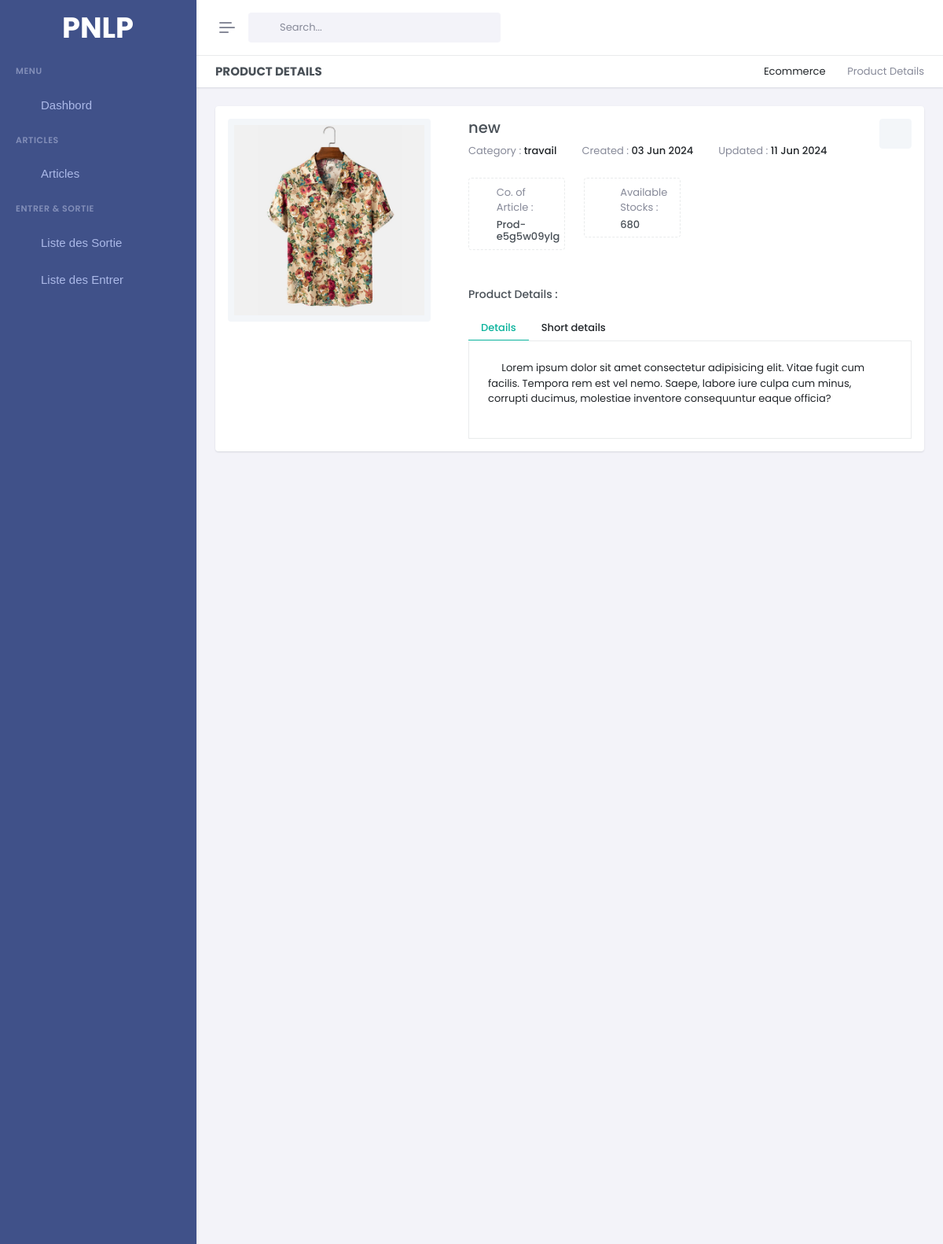
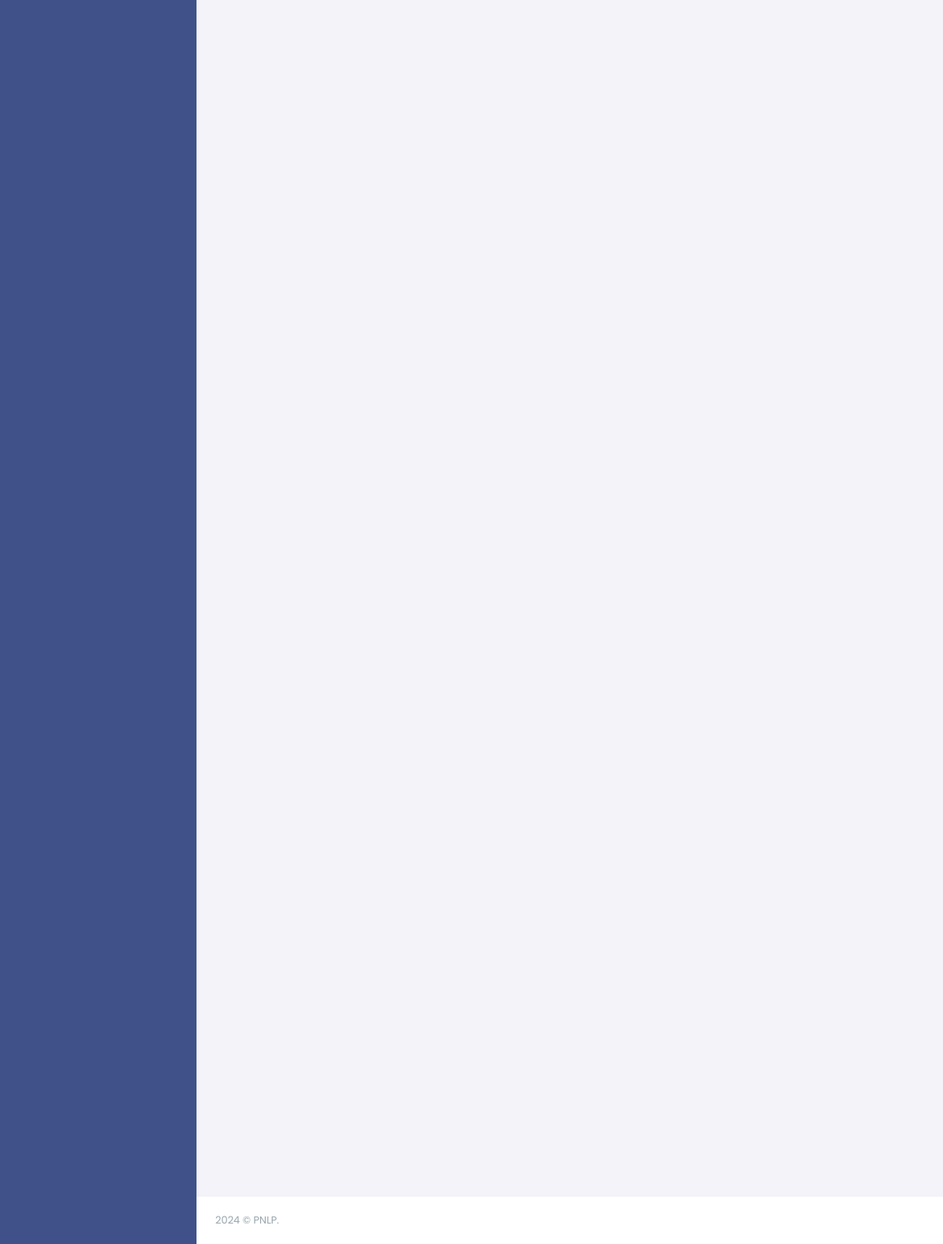
The page /articles-detail/Prod-e5g5w09ylg on the database its author committed (2 pictures, top to bottom).
### gestion/models.py (models this page shows, shortened)
class Product(models.Model):
    pid = ShortUUIDField(unique=True, length=10, max_length= 20 , alphabet='abcdefghijklmnopqrstuvwxyz1234567890' , editable=False,  prefix='Prod-')
    title = models.CharField(max_length=100, default='untitle product')
    category = models.ForeignKey(Category,on_delete=models.SET_NULL , null=True , related_name='category')
    quantity = models.PositiveIntegerField()
    description = models.TextField()
    image = models.ImageField(default='product_image/new-document.png',null = False, upload_to='product_image' )
    created_at = models.DateTimeField(auto_now_add=True)
    updated_at = models.DateTimeField(auto_now=True)

class Category(models.Model):
    cid = ShortUUIDField(unique=True, length=10, max_length= 20 , alphabet='abcdefghijklmnopqrstuvwxyz1234567890' , editable=False,  prefix='Cat-')
    title = models.CharField(max_length=100, default='untitle category')
    created_at = models.DateTimeField(auto_now_add=True)
    updated_at = models.DateTimeField(auto_now=True)
    def __str__(self):
        return self.title

### gestion/views.py (the view)
# urls.py: path('articles-detail/<pid>',Article_detail, name='article_detail'),
def Article_detail(request, pid):
    product = Product.objects.get(pid = pid)
    context = {
        'product' :product
    }
    return render(request, 'pages/article/article_detail.html', context )

### gestion/context_processor.py (called while the page is built)
def is_admin(user):
    try:
        admin_profile = AdminProfile.objects.get(user=user)
        return True
    except AdminProfile.DoesNotExist:
        return False

### templates/pages/article/article_detail.html (shortened to what this page needs)
{% extends 'base/base.html' %}
{% load static %}
{% block 'content' %}
<div class="main-content">
    <div class="page-content">
        <div class="container-fluid">
            <div class="row">
                <div class="col-12">
                    <div class="page-title-box d-sm-flex align-items-center justify-content-between bg-galaxy-transparent">
                        <h4 class="mb-sm-0">Product Details</h4>
                        <div class="page-title-right">
                            <ol class="breadcrumb m-0">
                                <li class="breadcrumb-item"><a href="javascript: void(0);">Ecommerce</a></li>
                                <li class="breadcrumb-item active">Product Details</li>
                            </ol>
                        </div>
                    </div>
                </div>
            </div>
            <div class="row">
                <div class="col-lg-12">
                    <div class="card">
                        <div class="card-body">
                            <div class="row gx-lg-5">
                                <div class="col-xl-4 col-md-8 mx-auto">
                                    <div class="product-img-slider sticky-side-div">
                                        <div class="swiper product-thumbnail-slider p-2 rounded bg-light">
                                            <div class="swiper-wrapper">
                                                <div class="swiper-slide">
                                                    <img src="{{product.image.url}}" alt="" class="img-fluid d-block" />
                                                </div>
                                                <div class="swiper-slide">
                                                    <img src="assets/images/products/img-6.png" alt="" class="img-fluid d-block" />
                                                </div>
                                            </div>
                                        </div>
                                    </div>
                                </div>
                                <div class="col-xl-8">
                                    <div class="mt-xl-0 mt-5">
                                        <div class="d-flex">
                                            <div class="flex-grow-1">
                                                <h4>{{product.title}} </h4>
                                                <div class="hstack gap-3 flex-wrap">
                                                    <div class="text-muted">Category : <span class="text-body fw-medium">{{product.category}}</span></div>
                                                    <div class="text-muted">Created : <span class="text-body fw-medium"> {{product.created_at |date:"d M Y"}} </span></div>
                                                    <div class="text-muted">Updated : <span class="text-body fw-medium"> {{product.updated_at |date:"d M Y"}} </span></div>
                                                </div>
                                            </div>
                                            <div class="flex-shrink-0">
                                                <div>
                                                    <a href="{% url 'edit_article' product.pid  %}" class="btn btn-light" data-bs-toggle="tooltip" data-bs-placement="top" title="Edit"><i class="ri-pencil-fill align-bottom"></i></a>
                                                </div>
                                            </div>
                                        </div>
                                        <div class="row mt-4">
                                            <div class="col-lg-3 col-sm-6">
                                                <div class="p-2 border border-dashed rounded">
                                                    <div class="d-flex align-items-center">
                                                        <div class="avatar-sm me-2">
                                                            <div class="avatar-title rounded bg-transparent text-success fs-24">
                                                                <i class="ri-file-copy-2-fill"></i>
                                                            </div>
                                                        </div>
                                                        <div class="flex-grow-1">
                                                            <p class="text-muted mb-1">Co. of Article :</p>
                                                            <h6 class="mb-0">{{product.pid}} </h6>
                                                        </div>
                                                    </div>
                                                </div>
                                            </div>
                                            <div class="col-lg-3 col-sm-6">
                                                <div class="p-2 border border-dashed rounded">
                                                    <div class="d-flex align-items-center">
                                                        <div class="avatar-sm me-2">
                                                            <div class="avatar-title rounded bg-transparent text-success fs-24">
                                                                <i class="ri-stack-fill"></i>
                                                            </div>
                                                        </div>
                                                        <div class="flex-grow-1">
                                                            <p class="text-muted mb-1">Available Stocks :</p>
                                                            <h6 class="mb-0">{{product.quantity}} </h6>
                                                        </div>
                                                    </div>
                                                </div>
                                            </div>
                                        </div>
                                        <div class="product-content mt-5">
                                            <h5 class="fs-14 mb-3">Product Details :</h5>
                                            <nav>
                                                <ul class="nav nav-tabs nav-tabs-custom nav-success" id="nav-tab" role="tablist">
                                                    <li class="nav-item" role="presentation">
                                                        <a class="nav-link active" id="nav-speci-tab" data-bs-toggle="tab" href="#nav-speci" role="tab" aria-controls="nav-speci" aria-selected="true">Details</a>
                                                    </li>
                                                    <li class="nav-item" role="presentation">
                                                        <a class="nav-link" id="nav-detail-tab" data-bs-toggle="tab" href="#nav-detail" role="tab" aria-controls="nav-detail" aria-selected="false" tabindex="-1">Short details</a>
                                                    </li>
                                                </ul>
                                            </nav>
                                            <div class="tab-content border border-top-0 p-4" id="nav-tabContent">
                                                <div class="tab-pane fade active show" id="nav-speci" role="tabpanel" aria-labelledby="nav-speci-tab">
                                                    <div class="table-responsive">
                                                       {{product.description|safe}}
                                                    </div>
                                                </div>
                                            </div>
                                        </div>
                                    </div>
                                </div>
                            </div>
                        </div>
                    </div>
                </div>
            </div>
        </div>
    </div>
    <footer class="footer">
        <div class="container-fluid">
            <div class="row">
                <div class="col-sm-6">
                </div>
                <div class="col-sm-6">
                    <div class="text-sm-end d-none d-sm-block">
                    </div>
                </div>
            </div>
        </div>
    </footer>
</div>
{% endblock %}

### rows shown on the page
Product: image (picture), title "new", category "travail", created_at "03 Jun 2024", updated_at "11 Jun 2024", pid "Prod-e5g5w09ylg", quantity "680", description "Lorem ipsum dolor sit amet consectetur adipisicing elit. Vitae fugit cum facilis. Tempora rem est vel nemo. Saepe, labore iure culpa cum minus, corrupti ducimus, molestiae inventore consequuntur eaque officia?"
